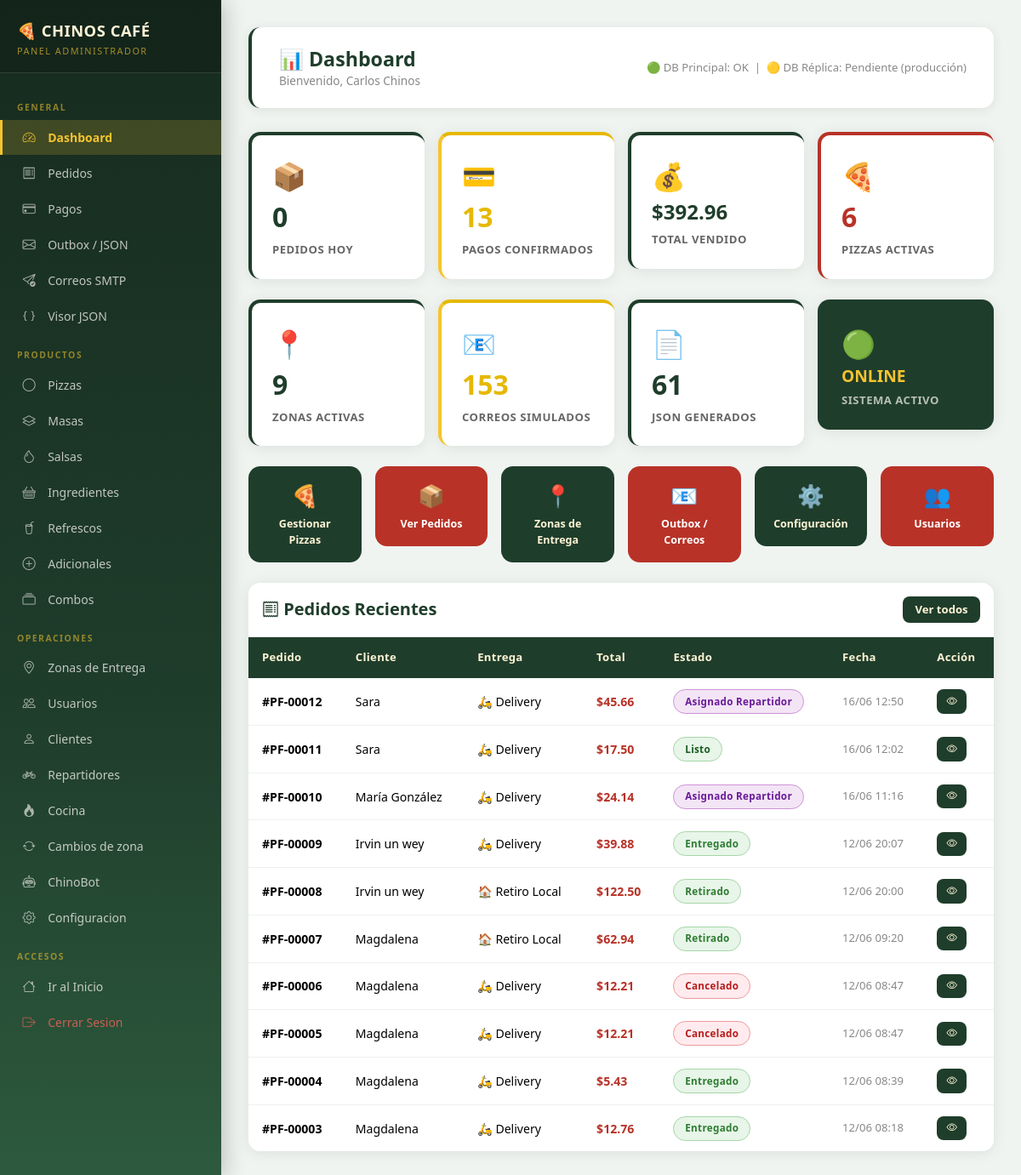
/admin/dashboard (signed in), run on the app's committed database.
### app/models.py (models this page shows, shortened)
class User(UserMixin, db.Model):
    __tablename__ = 'usuarios'
    id = db.Column(db.Integer, primary_key=True)
    id_rol = db.Column(db.Integer, db.ForeignKey('roles.id'), nullable=False)
    nombre = db.Column(db.String(100), nullable=False)
    correo = db.Column(db.String(120), unique=True)
    telefono = db.Column(db.String(30))
    direccion = db.Column(db.Text)
    id_zona_preferida = db.Column(db.Integer, db.ForeignKey('zonas_entrega.id'))
    foto_perfil = db.Column(db.String(255))
    usuario = db.Column(db.String(50), unique=True, nullable=False)
    password_hash = db.Column(db.String(255), nullable=False)
    estado = db.Column(db.String(20), default='activo')
    fecha_creacion = db.Column(db.DateTime, default=datetime.utcnow)
    pedidos = db.relationship('Order', foreign_keys='Order.id_cliente', backref='cliente', lazy='dynamic')
    notificaciones = db.relationship('Notification', backref='usuario', lazy='dynamic')
    zona_preferida = db.relationship('DeliveryZone', foreign_keys=[id_zona_preferida])
    @property
    def rol_nombre(self):
        return self.role.nombre if self.role else ''
    def is_admin(self):
        return self.rol_nombre == 'Administrador'

class Order(db.Model):
    __tablename__ = 'pedidos'
    id = db.Column(db.Integer, primary_key=True)
    id_cliente = db.Column(db.Integer, db.ForeignKey('usuarios.id'), nullable=False)
    id_metodo_entrega = db.Column(db.Integer, db.ForeignKey('metodos_entrega.id'), nullable=False)
    id_sucursal = db.Column(db.Integer, db.ForeignKey('sucursales.id'), nullable=False)
    id_zona = db.Column(db.Integer, db.ForeignKey('zonas_entrega.id'), nullable=True)
    subtotal = db.Column(db.Numeric(10, 2), nullable=False)
    monto_delivery = db.Column(db.Numeric(10, 2), default=0.00)
    descuento = db.Column(db.Numeric(10, 2), default=0.00)
    impuesto = db.Column(db.Numeric(10, 2), default=0.00)
    propina = db.Column(db.Numeric(10, 2), default=0.00)
    total = db.Column(db.Numeric(10, 2), nullable=False)
    estado_actual = db.Column(db.String(50), default='recibido')
    direccion_entrega = db.Column(db.Text)
    observaciones = db.Column(db.Text)
    motivo_cancelacion = db.Column(db.Text)
    cancelado_por = db.Column(db.Integer, db.ForeignKey('usuarios.id'))
    fecha_cancelacion = db.Column(db.DateTime)
    fecha_pedido = db.Column(db.DateTime, default=datetime.utcnow)
    detalles = db.relationship('OrderDetail', backref='pedido', lazy='dynamic', cascade='all, delete-orphan')
    historial = db.relationship('OrderStatusHistory', backref='pedido', lazy='dynamic', cascade='all, delete-orphan')
    pagos = db.relationship('Payment', backref='pedido', lazy='dynamic')
    retiro = db.relationship('LocalPickup', backref='pedido', uselist=False)
    asignacion = db.relationship('DeliveryAssignment', backref='pedido', uselist=False)
    reporte_entrega = db.relationship('DeliveryReport', backref='pedido', uselist=False)
    zona = db.relationship('DeliveryZone', backref='pedidos')
    sucursal = db.relationship('Branch', backref='pedidos')
    metodo_entrega = db.relationship('DeliveryMethod', backref='pedidos')
    @property
    def numero(self):
        return f'PF-{self.id:05d}'

class DeliveryMethod(db.Model):
    __tablename__ = 'metodos_entrega'
    id = db.Column(db.Integer, primary_key=True)
    nombre = db.Column(db.String(30), nullable=False)
    descripcion = db.Column(db.Text)
    activo = db.Column(db.Boolean, default=True)

### app/routes/admin.py (the view)
@admin_bp.route('/dashboard')
@login_required
@require_admin
def dashboard():
    from datetime import date
    from sqlalchemy import func
    hoy = date.today()
    try:
        pedidos_hoy = Order.query.filter(
            db.func.date(Order.fecha_pedido) == hoy
        ).count()
        pagos_confirmados = Payment.query.filter_by(estado='pagado').count()
        total_vendido = db.session.query(
            db.func.sum(Payment.monto)
        ).filter_by(estado='pagado').scalar() or 0
        pizzas_activas = Pizza.query.filter_by(estado='activa').count()
        zonas_activas = DeliveryZone.query.filter_by(estado='activa').count()
        correos_generados = OutboxEmail.query.count()
        json_generados = JsonLog.query.count()
        pedidos_recientes = Order.query.order_by(Order.fecha_pedido.desc()).limit(10).all()
    except Exception as e:
        pedidos_hoy = pagos_confirmados = pizzas_activas = zonas_activas = 0
        total_vendido = correos_generados = json_generados = 0
        pedidos_recientes = []
    return render_template('admin/dashboard.html',
                           pedidos_hoy=pedidos_hoy,
                           pagos_confirmados=pagos_confirmados,
                           total_vendido=float(total_vendido),
                           pizzas_activas=pizzas_activas,
                           zonas_activas=zonas_activas,
                           correos_generados=correos_generados,
                           json_generados=json_generados,
                           pedidos_recientes=pedidos_recientes)

### app/routes/admin.py (called while the page is built)
def require_admin(f):
    from functools import wraps
    @wraps(f)
    def decorated(*args, **kwargs):
        if not current_user.is_authenticated or not current_user.is_admin():
            flash('Acceso restringido a administradores.', 'danger')
            return redirect(url_for('public.index'))
        return f(*args, **kwargs)
    return decorated

### app/templates/admin/dashboard.html (shortened to what this page needs)
{% extends "admin/base_admin.html" %}
{% block content %}
<div class="page-header">
  <div>
    <h1>📊 Dashboard</h1>
    <div class="breadcrumb-custom">Bienvenido, {{ current_user.nombre }}</div>
  </div>
  <div style="font-size:.82rem;color:#888">🟢 DB Principal: OK &nbsp;|&nbsp; 🟡 DB Réplica: Pendiente (producción)</div>
</div>
<div class="row g-3 mb-4">
  <div class="col-6 col-lg-3"><div class="stat-card"><div class="stat-icon">📦</div><div class="stat-value">{{ pedidos_hoy }}</div><div class="stat-label">Pedidos Hoy</div></div></div>
  <div class="col-6 col-lg-3"><div class="stat-card yellow"><div class="stat-icon">💳</div><div class="stat-value">{{ pagos_confirmados }}</div><div class="stat-label">Pagos Confirmados</div></div></div>
  <div class="col-6 col-lg-3"><div class="stat-card"><div class="stat-icon">💰</div><div class="stat-value" style="font-size:1.5rem">${{ "%.2f"|format(total_vendido) }}</div><div class="stat-label">Total Vendido</div></div></div>
  <div class="col-6 col-lg-3"><div class="stat-card red"><div class="stat-icon">🍕</div><div class="stat-value">{{ pizzas_activas }}</div><div class="stat-label">Pizzas Activas</div></div></div>
</div>
<div class="row g-3 mb-4">
  <div class="col-6 col-lg-3"><div class="stat-card"><div class="stat-icon">📍</div><div class="stat-value">{{ zonas_activas }}</div><div class="stat-label">Zonas Activas</div></div></div>
  <div class="col-6 col-lg-3"><div class="stat-card yellow"><div class="stat-icon">📧</div><div class="stat-value">{{ correos_generados }}</div><div class="stat-label">Correos Simulados</div></div></div>
  <div class="col-6 col-lg-3"><div class="stat-card"><div class="stat-icon">📄</div><div class="stat-value">{{ json_generados }}</div><div class="stat-label">JSON Generados</div></div></div>
  <div class="col-6 col-lg-3">
    <div class="stat-card" style="background:var(--basil);color:var(--cream)">
      <div class="stat-icon">🟢</div>
      <div class="stat-value" style="color:var(--cheese);font-size:1.2rem">ONLINE</div>
      <div class="stat-label" style="color:rgba(250,247,240,.7)">Sistema Activo</div>
    </div>
  </div>
</div>
<div class="row g-3 mb-4">
  {% for url, ico, label, color in [
    ('admin.pizzas','🍕','Gestionar Pizzas','btn-basil'),
    ('admin.pedidos','📦','Ver Pedidos','btn-tomato'),
    ('admin.zonas','📍','Zonas de Entrega','btn-basil'),
    ('admin.outbox','📧','Outbox / Correos','btn-tomato'),
    ('admin.configuracion','⚙️','Configuración','btn-basil'),
    ('admin.usuarios','👥','Usuarios','btn-tomato')
  ] %}
  <div class="col-6 col-lg-2">
    <a href="{{ url_for(url) }}" class="{{ color }} w-100 justify-content-center flex-column text-center" style="padding:1rem;border-radius:var(--radius);display:flex;gap:.3rem">
      <span style="font-size:1.6rem">{{ ico }}</span>
      <span style="font-size:.78rem">{{ label }}</span>
    </a>
  </div>
  {% endfor %}
</div>
<div class="table-custom">
  <div class="p-3 border-bottom d-flex justify-content-between align-items-center">
    <h5 style="margin:0;color:var(--basil);font-weight:700"><i class="bi bi-receipt"></i> Pedidos Recientes</h5>
    <a href="{{ url_for('admin.pedidos') }}" class="btn-basil" style="font-size:.82rem;padding:.35rem .9rem">Ver todos</a>
  </div>
  {% if pedidos_recientes %}
  <div class="table-responsive-admin">
  <table class="table mb-0">
    <thead><tr>
      <th>Pedido</th>
      <th>Cliente</th>
      <th>Entrega</th>
      <th>Total</th>
      <th>Estado</th>
      <th>Fecha</th>
      <th>Acción</th>
    </tr></thead>
    <tbody>
      {% for p in pedidos_recientes %}
      <tr>
        <td><strong>#{{ p.numero }}</strong></td>
        <td>{{ p.cliente.nombre }}</td>
        <td>{% if p.metodo_entrega %}{{ '🛵' if p.metodo_entrega.nombre=='delivery' else '🏠' }} {{ p.metodo_entrega.nombre.replace('_',' ').title() }}{% endif %}</td>
        <td style="color:var(--tomato);font-weight:700">${{ "%.2f"|format(p.total) }}</td>
        <td><span class="badge-estado badge-{{ p.estado_actual }}">{{ p.estado_actual.replace('_',' ').title() }}</span></td>
        <td style="font-size:.82rem;color:#888">{{ p.fecha_pedido.strftime('%d/%m %H:%M') }}</td>
        <td>
          <a href="{{ url_for('admin.ver_pedido', pid=p.id) }}" class="btn-basil" style="font-size:.78rem;padding:.3rem .7rem">
            <i class="bi bi-eye"></i>
          </a>
        </td>
      </tr>
      {% endfor %}
    </tbody>
  </table>
  </div>
  {% else %}
  <div class="text-center py-4 text-muted">No hay pedidos aún.</div>
  {% endif %}
</div>
{% endblock %}

### data on the page
User: nombre "Carlos Chinos"
Order: numero "PF-00012", cliente.nombre "Sara", metodo_entrega.nombre.replace "Delivery", total "45.66", estado_actual.replace "Asignado Repartidor", fecha_pedido "16/06 12:50"
DeliveryMethod: nombre "🛵"
Order: numero "PF-00011", cliente.nombre "Sara", metodo_entrega.nombre.replace "Delivery", total "17.50", estado_actual.replace "Listo", fecha_pedido "16/06 12:02"
Order: numero "PF-00010", cliente.nombre "María González", metodo_entrega.nombre.replace "Delivery", total "24.14", estado_actual.replace "Asignado Repartidor", fecha_pedido "16/06 11:16"
Order: numero "PF-00009", cliente.nombre "Irvin un wey", metodo_entrega.nombre.replace "Delivery", total "39.88", estado_actual.replace "Entregado", fecha_pedido "12/06 20:07"
Order: numero "PF-00008", cliente.nombre "Irvin un wey", metodo_entrega.nombre.replace "Retiro Local", total "122.50", estado_actual.replace "Retirado", fecha_pedido "12/06 20:00"
DeliveryMethod: nombre "🏠"
Order: numero "PF-00007", cliente.nombre "Magdalena", metodo_entrega.nombre.replace "Retiro Local", total "62.94", estado_actual.replace "Retirado", fecha_pedido "12/06 09:20"
Order: numero "PF-00006", cliente.nombre "Magdalena", metodo_entrega.nombre.replace "Delivery", total "12.21", estado_actual.replace "Cancelado", fecha_pedido "12/06 08:47"
Order: numero "PF-00005", cliente.nombre "Magdalena", metodo_entrega.nombre.replace "Delivery", total "12.21", estado_actual.replace "Cancelado", fecha_pedido "12/06 08:47"
Order: numero "PF-00004", cliente.nombre "Magdalena", metodo_entrega.nombre.replace "Delivery", total "5.43", estado_actual.replace "Entregado", fecha_pedido "12/06 08:39"
Order: numero "PF-00003", cliente.nombre "Magdalena", metodo_entrega.nombre.replace "Delivery", total "12.76", estado_actual.replace "Entregado", fecha_pedido "12/06 08:18"

### other printed values
{{ pedidos_hoy }} "0"
{{ pagos_confirmados }} "13"
{{ "%.2f"|format(total_vendido) }} "392.96"
{{ pizzas_activas }} "6"
{{ zonas_activas }} "9"
{{ correos_generados }} "153"
{{ json_generados }} "61"
{{ ico }} "🍕" "📦" "📍" "📧" "⚙️" "👥"
{{ label }} "Gestionar Pizzas" "Ver Pedidos" "Zonas de Entrega" "Outbox / Correos" "Configuración" "Usuarios"
